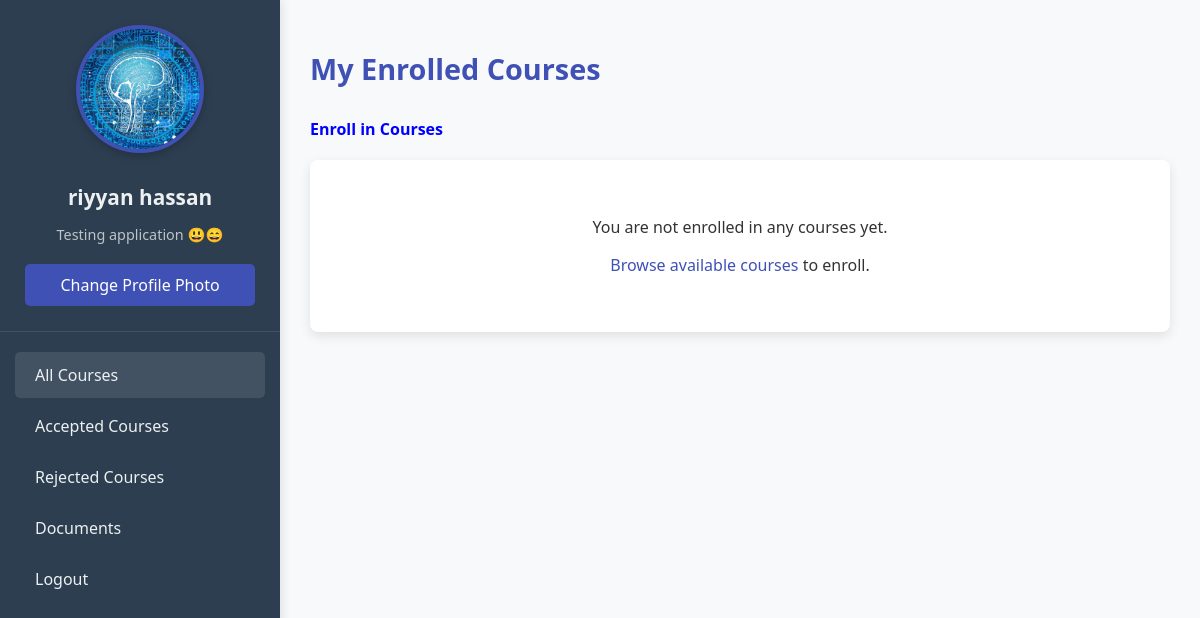
Page /dashboard/ (signed in) on the committed database.
### tables/models.py (models this page shows)
class student(models.Model):
    s_fname = models.CharField(max_length=30)
    s_lname = models.CharField(max_length=30)
    s_email = models.EmailField(max_length=150, unique=True)
    s_phone = models.IntegerField(default=0)
    s_dob = models.DateField()
    s_city = models.CharField(max_length=50)
    s_password = models.CharField(max_length=20)
    s_image = models.ImageField(upload_to='media/profilepic')
    s_document = models.FileField(upload_to='media/documents')
    s_bio = models.TextField()

### tables/views.py (the view)
# urls.py: path('dashboard/', views.dashboard, name='dashboard'),
def dashboard(req):
    if 'user_id' not in req.session:
        return redirect('login')
    else:
        user_id = req.session.get('user_id')
        user = student.objects.get(id=user_id)
        enrollments = enrollment.objects.filter(s_email = user.s_email)
        data = []
        for i in enrollments:
            course = Course.objects.get(c_number = i.c_number)
            data.append({
                'course':course
            })
        return render(req, 'dashboard.html',{'user':user , 'enrolled_courses':data})

### templates/dashboard.html (shortened to what this page needs)
<!DOCTYPE html>
<html>
<head>
</head>
<body>
    <div class="sidebar">
        <div class="profile-section">
            <img src="{{ user.s_image.url|default:'/media/default_profile.png' }}"
                 alt="Profile" class="profile-img">
            <h3 class="profile-name">{{ user.s_fname }} {{ user.s_lname }}</h3>
            <p class="profile-email">{{ user.s_bio }}</p>
            <div class="photo-upload">
                <form method="post" enctype="multipart/form-data" action="#">
                    <label for="profilePicInput">Change Profile Photo</label>
                </form>
            </div>
        </div>
        <div class="nav-menu">
            <a href="{% url 'dashboard' %}" class="nav-link active">
                <span>All Courses</span>
            </a>
            <a href="{% url 'accepted' %}" class="nav-link">
                <span>Accepted Courses</span>
            </a>
            <a href="{% url 'rejected' %}" class="nav-link">
                <span>Rejected Courses</span>
            </a>
            <a href="{% url 'document' %}" class="nav-link">
                <span>Documents</span>
            </a>
            <a href="{% url 'logout' %}" class="nav-link">
                <span>Logout</span>
            </a>
        </div>
    </div>
    <div class="main-content">
        <h1 class="page-header">My Enrolled Courses</h1>
        <span class="badges-container"><a  href="{% url 'course' %}" style="text-decoration: none; font-weight: bolder; color: blue;">Enroll in Courses</a></span>
        {% if enrolled_courses %}
            <div class="courses-grid">
                {% for enrollment in enrolled_courses %}
                <div class="course-card">
                    <div class="course-header">
                        <h3 class="course-name">{{ enrollment.course.c_name }}</h3>
                        <span class="course-number">#{{ enrollment.course.c_number }}</span>
                    </div>
                    <div class="course-body">
                        <p class="course-description">{{ enrollment.course.c_des }}</p>
                        <div class="badges-container">
                            <span class="badge teacher-badge">Teacher: {{ enrollment.course.c_teacher }}</span>
                            <span class="badge credit-badge">{{ enrollment.course.c_credit }} Credits</span>
                        </div>
                    </div>
                </div>
                {% endfor %}
            </div>
        {% else %}
            <div class="empty-state">
                <p>You are not enrolled in any courses yet.</p>
                <p><a href="{% url 'course' %}">Browse available courses</a> to enroll.</p>
            </div>
        {% endif %}
    </div>
</body>
</html>

### templates/dashboard.html (style rules this page uses)
:root { --primary-color: #3f51b5; --sidebar-bg: #2c3e50; --sidebar-text: #ecf0f1; --success-color: #4caf50; --card-shadow: 0 4px 12px rgba(0,0,0,0.1); }
body { font-family: 'Segoe UI', Tahoma, Geneva, Verdana, sans-serif; margin: 0; padding: 0; display: flex; min-height: 100vh; background-color: #f8f9fa; color: #333; }
.sidebar { width: 280px; background: var(--sidebar-bg); color: var(--sidebar-text); padding: 25px 0; height: 100vh; position: sticky; top: 0; box-shadow: 2px 0 10px rgba(0,0,0,0.1); }
.profile-section { text-align: center; padding: 0 25px 25px; border-bottom: 1px solid rgba(255,255,255,0.1); margin-bottom: 20px; }
.profile-img { width: 120px; height: 120px; border-radius: 50%; object-fit: cover; border: 4px solid var(--primary-color); margin-bottom: 15px; box-shadow: 0 3px 10px rgba(0,0,0,0.2); }
.profile-name { margin: 10px 0 5px; font-size: 1.3rem; }
.profile-email { color: #bdc3c7; font-size: 0.9rem; margin-bottom: 20px; }
.photo-upload { display: block; width: 100%; }
.photo-upload label { display: block; background: var(--primary-color); color: white; padding: 10px; border-radius: 5px; text-align: center; cursor: pointer; transition: background 0.3s; }
.nav-menu { padding: 0 15px; }
.nav-link { display: flex; align-items: center; color: var(--sidebar-text); text-decoration: none; padding: 12px 20px; margin: 5px 0; border-radius: 5px; transition: all 0.3s; }
.nav-link:hover, .nav-link.active { background: rgba(255,255,255,0.1); }
.main-content { flex: 1; padding: 30px; }
.page-header { color: var(--primary-color); margin-bottom: 30px; font-size: 1.8rem; }
.badges-container { display: flex; flex-wrap: wrap; gap: 10px; margin-bottom: 20px; }
.empty-state { text-align: center; padding: 40px; background: white; border-radius: 8px; box-shadow: var(--card-shadow); }
.empty-state a { color: var(--primary-color); text-decoration: none; font-weight: 500; }

### rows in the picture
student: s_image (picture), s_fname "riyyan", s_lname "hassan", s_bio "Testing application 😃😄"
